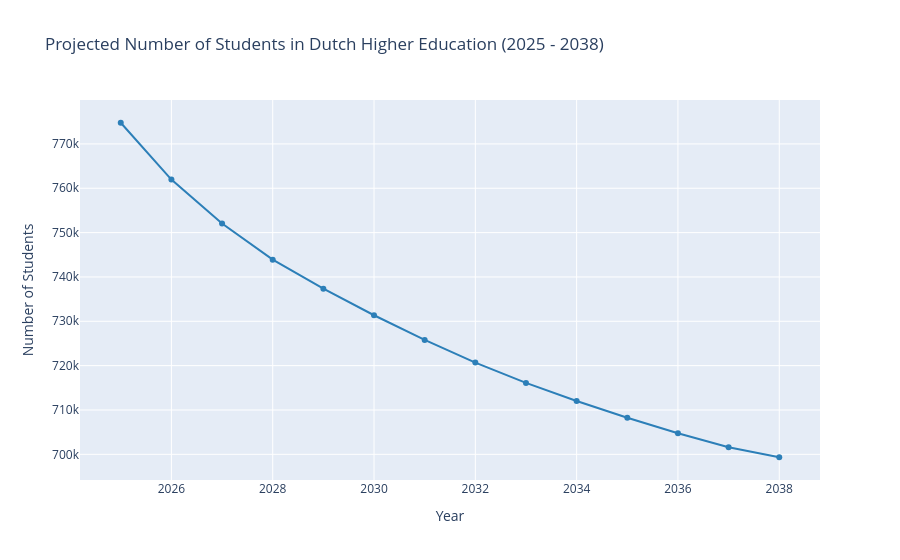

Here is the notebook cell this chart was saved with:
### Markdown cell above
*Figure 5: Projected Number of Students in Dutch Higher Education (2025–2038). This graph shows the projected total number of students in Dutch higher education. A gradual decline is expected between 2025 and 2038, possibly due to demographic changes such as declining birth rates and aging population trends.*

### Code cell
jaren3 = [2025, 2026, 2027, 2028, 2029, 2030, 2031, 2032, 2033, 2034, 2035, 2036, 2037, 2038]

# Scatter plot maken i.p.v. bar chart
fig5 = go.Figure([go.Scatter(
    y = [student_prognoses[student_prognoses['jaar'] == jaar]['ingeschrevenen_HO'].sum() for jaar in jaren3],
    x = jaren3,
    mode='markers+lines', 
    marker=dict(color='#2c7fb8') 
)])

fig5.update_layout(
    title='Projected Number of Students in Dutch Higher Education (2025 - 2038)',
    height=600,
    xaxis_title="Year",
    yaxis_title="Number of Students",
)

fig5.show()

### Figure 1 — Plotly figure (JSON) as saved in the notebook; plotly's stock layout.template omitted (floating-point values rounded to 4 significant figures)
{"data": [{"marker": {"color": "#2c7fb8"}, "mode": "markers+lines", "type": "scatter", "x": [2025, 2026, 2027, 2028, 2029, 2030, 2031, 2032, 2033, 2034, 2035, 2036, 2037, 2038], "y": [774800.0, 762000.0, 752100.0, 743900.0, 737400.0, 731400.0, 725800.0, 720700.0, 716100.0, 712000.0, 708300.0, 704800.0, 701600.0, 699300.0]}], "layout": {"autosize": true, "title": {"text": "Projected Number of Students in Dutch Higher Education (2025 - 2038)"}, "xaxis": {"autorange": true, "range": [2024.0, 2039.0], "title": {"text": "Year"}, "type": "linear"}, "yaxis": {"autorange": true, "range": [694300.0, 779800.0], "title": {"text": "Number of Students"}, "type": "linear"}}}
